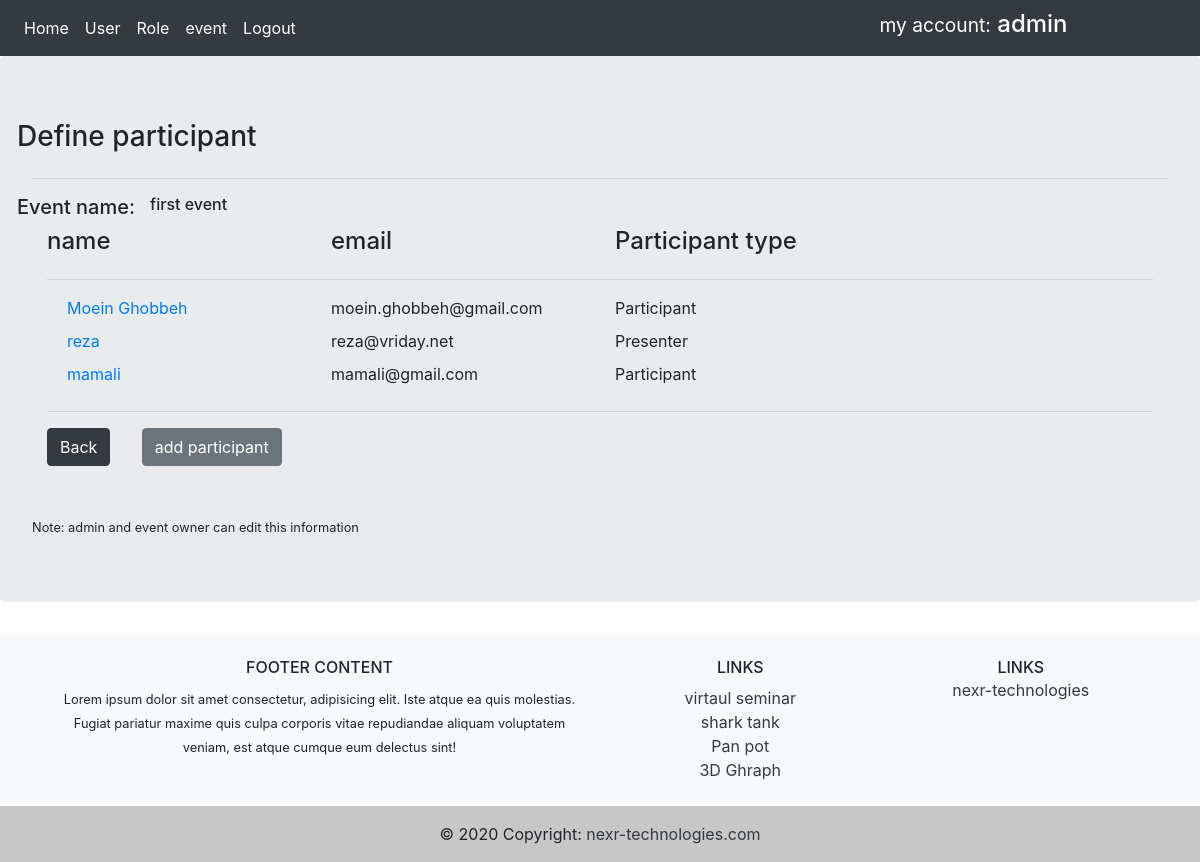
Page /participant/1 (signed in) on the committed database.
### app/models.py (models this page shows, shortened)
class User(db.Model, UserMixin):
    id = db.Column(db.Integer, primary_key=True)
    username = db.Column(db.String(30), unique=True, nullable=False)
    email = db.Column(db.String(60), unique=True, nullable=False)
    password = db.Column(db.String(60), nullable=False)
    events = db.relationship('Event', backref='eventowner', lazy=True)
    roles = db.relationship('Role', backref='roleuser', lazy=True)

class Event(db.Model):
    id = db.Column(db.Integer, primary_key=True)
    name = db.Column(db.String(120), nullable=False)
    description = db.Column(db.String(120), nullable=False)
    startdate = db.Column(db.DateTime, nullable=False,
                          default=datetime.datetime.now)
    enddate = db.Column(db.DateTime, nullable=False,
                        default=datetime.datetime.now)
    capacity = db.Column(db.Integer, nullable=True)
    user_id = db.Column(db.Integer, db.ForeignKey('user.id'), nullable=False)
    participants = db.relationship(
        'Participant', backref='eventParticipant', lazy=True)

class Participant(db.Model):
    id = db.Column(db.Integer, primary_key=True)
    name = db.Column(db.String(25), nullable=True)
    email = db.Column(db.String(50), nullable=False)
    event_id = db.Column(db.Integer, db.ForeignKey('event.id'), nullable=False)
    Participanttypes_id = db.Column(db.Integer, db.ForeignKey(
        'participanttypes.id'), nullable=False)

class Participanttypes(db.Model):
    id = db.Column(db.Integer, primary_key=True)
    type = db.Column(db.String, nullable=False)
    parti = db.relationship(
        'Participant', backref='ParticipantTypes_id', lazy=True)

### app/routes.py (the view)
@app.route('/participant/<int:event_id>', methods=['GET', 'POST'])
@login_required
def participant(event_id):
    participant = Participant.query.filter_by(event_id=event_id)
    event_name = ''
    if Event.query.filter_by(id=event_id).first():
        event_name = Event.query.filter_by(id=event_id).first().name
    return render_template('participant.html', form=participant, event_id=event_id, event_name=event_name)

### app/models.py (called while the page is built)
@login_manager.user_loader
def load_user(user_id):
    return User.query.get(int(user_id))

### app/templates/participant.html (shortened to what this page needs)
{% extends 'base.html' %}
{% block content %}
<form action="" method="POST">
    <div class="row">
        <div class="col-ms">
            <h3> Define participant </h3>
        </div>
    </div>
    <hr />
    <div class="row">
        <div class="col-ms">
            <h5>Event name:</h5>
        </div>
        <div class="col-2">
            <h6>  {{ event_name }} </h6>
        </div>
    </div>
    <div class="container">
        <div class="row">
            <div class="col-3">
                <h4>name</h4>
            </div>
            <div class="col-3">
                <h4>email</h4>
            </div>
            <div class="col-3">
                <h4> Participant type </h4>
            </div>
        </div>
        <hr />
        {% for participant in form %}
        <div class="row">
            <div class="col-3">
                <a href="{{ url_for('participantDetail', participant_id=participant.id , event_id=event_id) }}"
                    class="card-body">{{
                    participant.name }}</a>
            </div>
            <div class="col-3">
                {{ participant.email }}
            </div>
            <div class="col-3">
                {{ participant.ParticipantTypes_id.type }}
            </div>
        </div>
        {% endfor %}
        <hr />
        <div class="row">
            <div class="col-1">
                <a href="{{ url_for('eventdetail', event_id=event_id) }}" class="btn btn-dark">
                    Back</a>
            </div>
            <div class="col-2">
                {% if current_user.is_authenticated %}
                {% if form.username == current_user.username or current_user.username == 'admin' %}
                <a href="{{ url_for('new_participant', event_id=event_id, event_name=event_name) }}"
                    class="btn btn-secondary">add participant</a>
                {% endif %}
                {% endif %}
            </div>
        </div>
        <br>
        <br>
        <div class="row">
            <div class="col=3">
                <small> Note: admin and event owner can edit this information </small>
            </div>
        </div>
    </div>
</form>
</div>
{% endblock %}

### app/templates/include/navbar.html
<nav class="navbar navbar-expand-lg navbar-dark bg-dark">
    <div class="navbar-nav">
        <a class="nav-item nav-link active" href="{{ url_for('home') }}">Home</a>
        {% if current_user.is_authenticated %}
        <a class="nav-item nav-link active" href="{{ url_for('users') }}">User</a>
        <a class="nav-item nav-link active" href="{{ url_for('rolename') }}">Role</a>
        <a class="nav-item nav-link active" href="{{ url_for('event') }}">event</a>
        <a class="nav-item nav-link active" href="{{ url_for('logout') }}">Logout</a>
        {% else %}
        <a class="nav-item nav-link active" href="{{ url_for('login') }}">Login</a>
        {% endif %}
    </div>
    <div class="col-md-8 text-right">
        <h4 class="text-white bg-dark">  <small class="text-white bg-dark"> my account:</small> {{ current_user.username }}</h4>
    </div>
</nav>

### rows in the picture
User: username "admin"
Event: name "first event"
Participant: name "Moein Ghobbeh", email "moein.ghobbeh@gmail.com", ParticipantTypes_id.type "Participant"
Participant: name "reza", email "reza@vriday.net", ParticipantTypes_id.type "Presenter"
Participant: name "mamali", email "mamali@gmail.com", ParticipantTypes_id.type "Participant"
